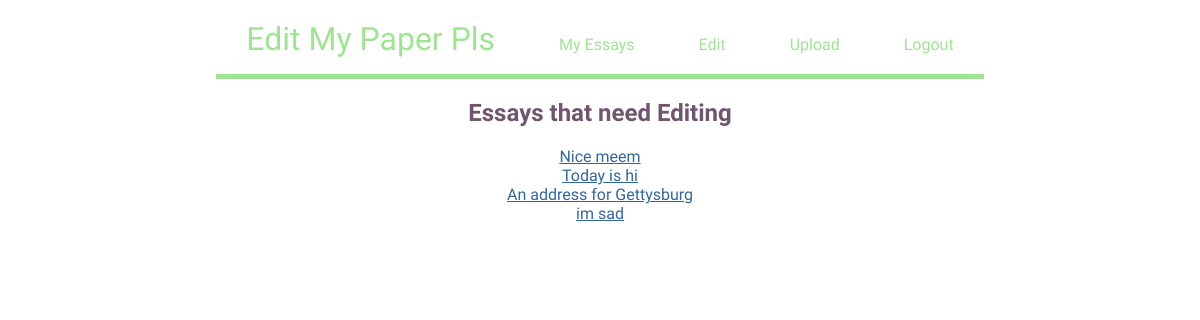
/edit, run on an earlier commit of the app's database.
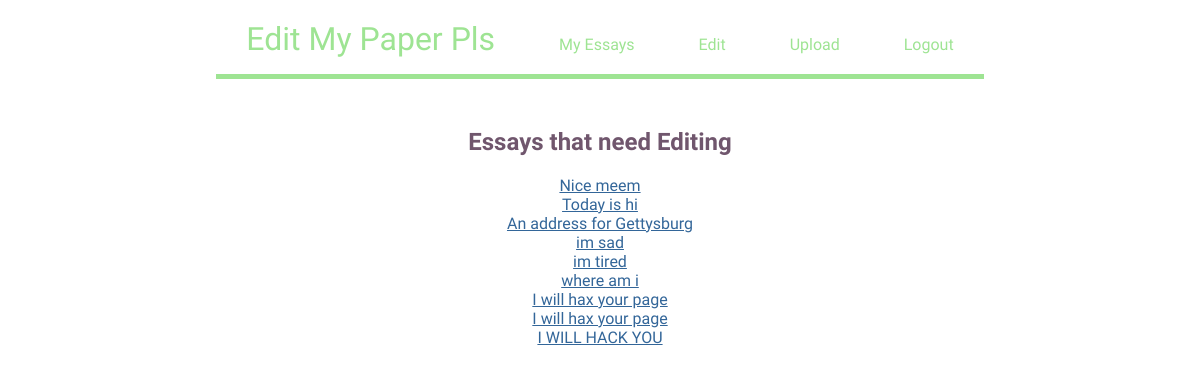
And on a later commit of the database.
### tables this page shows
CREATE TABLE PAPERS(PAPER_ID INT PRIMARY KEY, AUTHOR_ID INT, TITLE TEXT, CONTENT TEXT);

### main.py (the view)
@app.route("/edit")
def edit():
    return render_template("edit.html", allessays = db.getEsssayList())

### utils/dbhelper.py (called while the page is built)
def getEsssayList():
    cur.execute("SELECT * FROM PAPERS")
    result = cur.fetchall()
    papers = [{"id" : paper[0], "title" : paper[2]} for paper in result]
    return papers

### templates/edit.html (shortened to what this page needs)
{% extends "layout.html" %}
{% block content %}
<h2>Essays that need Editing</h2>
            {% for essay in allessays %}
             <a href="/essay/{{essay['id']}}">{{essay['title']}}</a> <br />
            {% endfor %}
{% endblock %}

What changed in the data, as far as the page shows it:
added PAPERS: title "im tired"
added PAPERS: title "where am i"
added PAPERS: title "I will hax your page"
added PAPERS: title "I will hax your page"
added PAPERS: title "I WILL HACK YOU"
